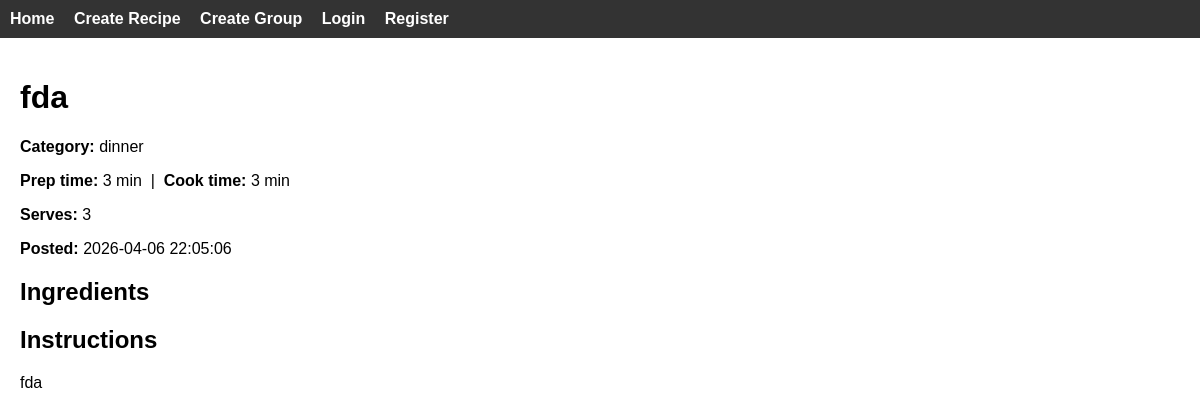
Before: /recipe/4 with the older database file.
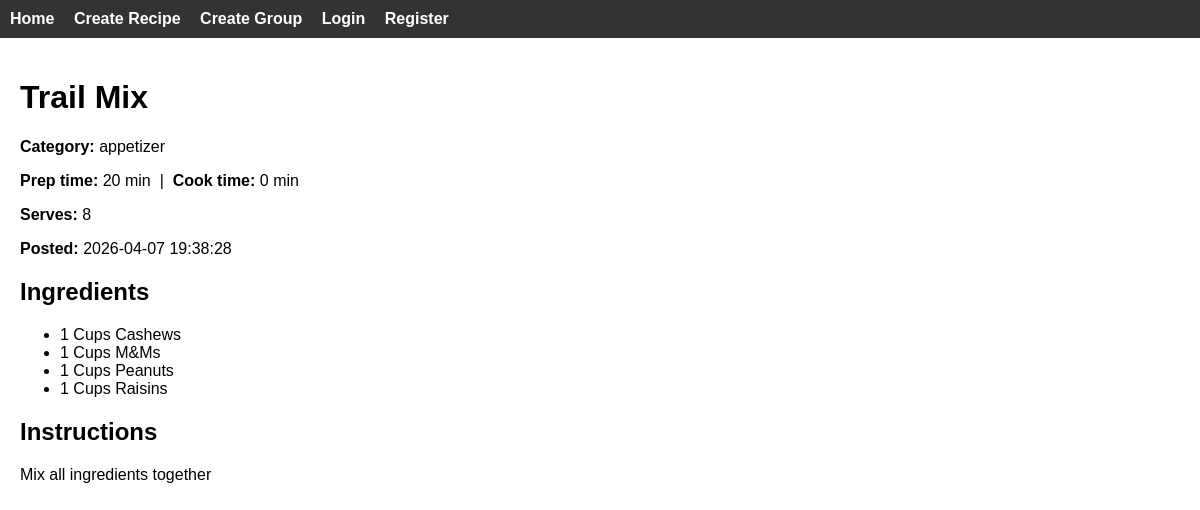
After: the same page with the newer database file.
### app/models.py (models this page shows)
class Recipe(db.Model):
    __tablename__ = 'recipe'
    id = db.Column(db.Integer, primary_key=True)
    user_email = db.Column(db.String(64), db.ForeignKey('user.email'), nullable=False)
    group_id = db.Column(db.Integer, db.ForeignKey('group.id'), nullable=False)
    title = db.Column(db.String(64), nullable=False)
    prep_time = db.Column(db.Integer, nullable = False)
    cook_time = db.Column(db.Integer, nullable=False)
    body = db.Column(db.TEXT, nullable=False)
    category = db.Column(db.String(64), nullable=False)
    num_serves = db.Column(db.Integer, nullable = False)
    privacy_setting = db.Column(db.String(64), nullable=False)
    is_validated = db.Column(db.Boolean, nullable=True)
    date_posted = db.Column(db.TEXT, nullable=False)
    forked_from_id = db.Column(db.Integer, db.ForeignKey('recipe.id'), nullable=True)

class Ingredient(db.Model):
    __tablename__ = 'ingredient'
    recipe_id = db.Column(db.Integer, db.ForeignKey('recipe.id'), primary_key=True)
    name = db.Column(db.String(64), primary_key=True)
    num = db.Column(db.Integer, nullable=False)
    units = db.Column(db.String(64), nullable=False)

### app/routes.py (the view)
@app.route('/recipe/<int:recipe_id>', methods=['GET'])
def recipe_detail(recipe_id):
    recipe = Recipe.query.get_or_404(recipe_id)
    ingredients = Ingredient.query.filter_by(recipe_id=recipe_id).all()
    return render_template('recipe_detail.html', recipe=recipe, ingredients=ingredients)

### app/templates/recipe_detail.html
{% extends "base.html" %}
{% block content %}
<h1>{{ recipe.title }}</h1>
<p><strong>Category:</strong> {{ recipe.category }}</p>
<p><strong>Prep time:</strong> {{ recipe.prep_time }} min &nbsp;|&nbsp; <strong>Cook time:</strong> {{ recipe.cook_time }} min</p>
<p><strong>Serves:</strong> {{ recipe.num_serves }}</p>
<p><strong>Posted:</strong> {{ recipe.date_posted }}</p>
<h2>Ingredients</h2>
<ul>
  {% for ing in ingredients %}
    <li>{{ ing.num }} {{ ing.units }} {{ ing.name }}</li>
  {% endfor %}
</ul>
<h2>Instructions</h2>
<p>{{ recipe.body }}</p>
{% endblock %}

Changed rows visible on the page:
changed Recipe: title "fda" → "Trail Mix"; category "dinner" → "appetizer"; prep_time "3" → "20"; cook_time "3" → "0"; num_serves "3" → "8"; date_posted "2026-04-06 22:05:06" → "2026-04-07 19:38:28"; body "fda" → "Mix all ingredients together"
added Ingredient: num "1", units "Cups", name "Cashews"
added Ingredient: num "1", units "Cups", name "M&Ms"
added Ingredient: num "1", units "Cups", name "Peanuts"
added Ingredient: num "1", units "Cups", name "Raisins"
